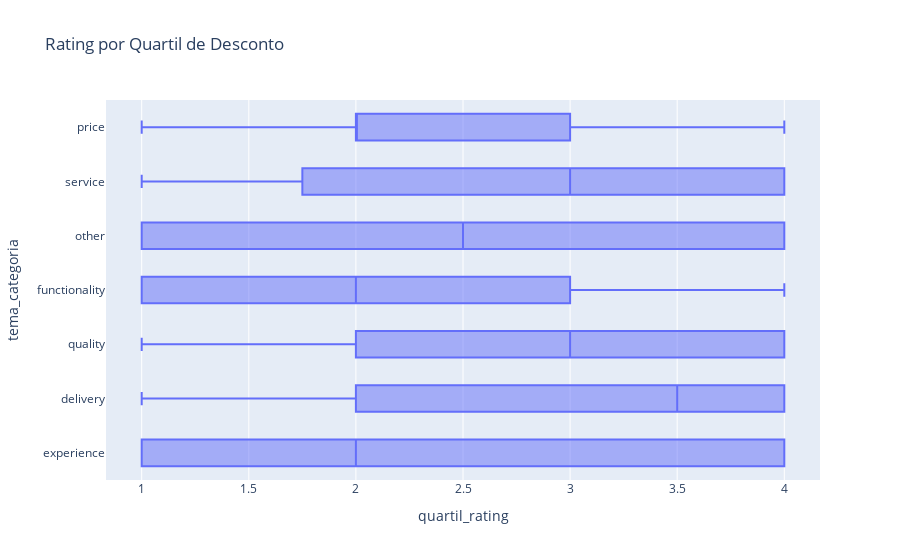

This figure's notebook cell:
### Markdown cell above
Ratings se mantêm relativamente estáveis em todos os quartis de desconto. Pequena tendência de redução no quartil 4 (maior desconto), o que pode sugerir percepção de menor qualidade em produtos muito promocionados.

### Code cell
fig = px.box(df.drop_duplicates(subset="review_id"), x="quartil_rating", y="tema_categoria", 
             title="Rating por Quartil de Desconto")
fig.show()

### Figure 1 — Plotly figure (JSON) as saved in the notebook; plotly's stock layout.template omitted (floating-point values rounded to 4 significant figures; data arrays with more than 128 entries replaced by an {"elided": "..."} marker saying what was removed)
{"data": [{"alignmentgroup": "True", "hovertemplate": "quartil_rating=%{x}<br>tema_categoria=%{y}<extra></extra>", "legendgroup": "", "marker": {"color": "#636efa"}, "name": "", "notched": false, "offsetgroup": "", "orientation": "h", "showlegend": false, "type": "box", "x": {"elided": "1189 int values"}, "x0": " ", "xaxis": "x", "y": {"elided": "1189 str values"}, "y0": " ", "yaxis": "y"}], "layout": {"boxmode": "group", "legend": {"tracegroupgap": 0}, "title": {"text": "Rating por Quartil de Desconto"}, "xaxis": {"anchor": "y", "domain": [0, 1], "title": {"text": "quartil_rating"}}, "yaxis": {"anchor": "x", "domain": [0, 1], "title": {"text": "tema_categoria"}}}}
